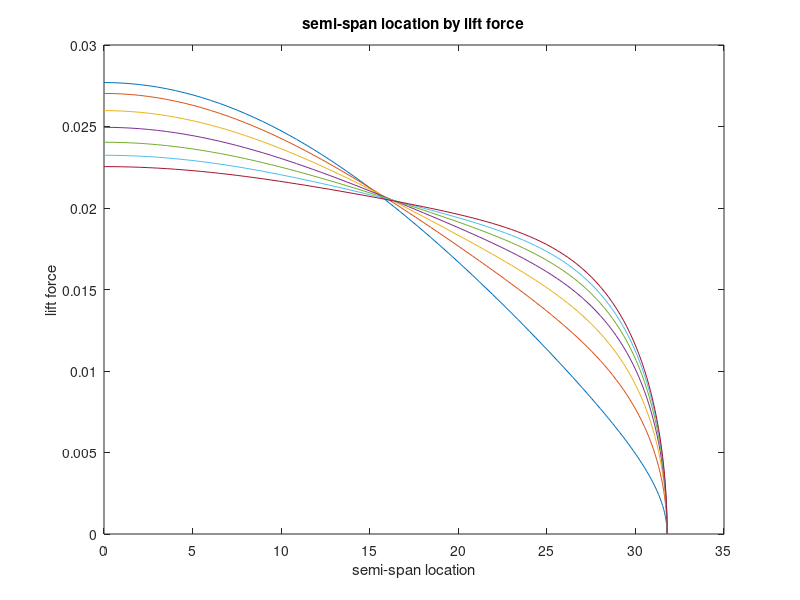
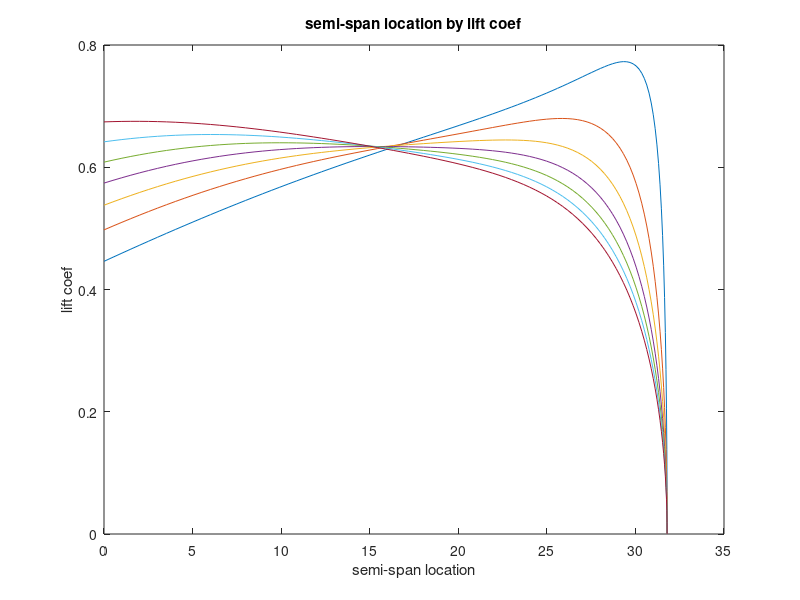

Write the MATLAB code that produced these figures, in order.
clear, clc
% Jeffery Schons and Kevin Dale 
speed=590;
density=0.002376;
%pi=4*atan(1.0);
%angle_of_chord=22.4;
%theta_deg=angle_of_chord;
%theta_deg=input('input angle of chord');
%y=input('input distance chord tip from chord root');
%aspect ratio
Aratio=7.67;
%s=wing area
s=527;
%t is tao
t=.6;
%b=wing span
b=(Aratio*s)^(1/2);
%degrees to rad
%theta_rad=theta_deg*pi/180;
alpha_bar=(5*pi)/180;
alpha0=-(2*pi)/180;
%fprintf('Aspect Ratio: %g \n',Aratio)
%fprintf('Wing Area: %g \n',s)
%fprintf('tao: %g \n',t)
%fprintf('Wing Span: %g \n',b)
%fprintf('Chord Root: %g \n',Croot)
%fprintf('Chord Tip: %g \n',Ctip)
%fprintf('Chord at y: %g \n',Cy)
%fprintf('pi: %g \n',pi)

for j=0:6
t=0.05+.15*j; 
Croot=(2*s)/(b*(1+t));
Ctip= (t * Croot);


%A1*P1+A2*P2+A3*P3=Q finding A1,A2,A3

for i=1:3
    theta_deg=22.5*i;
    theta_rad=theta_deg*pi/180; 
    
    y=.5*b*cos(theta_rad);
 
    Cy=(2*y*(Ctip-Croot))./(b)+Croot;
    
    P1=sin(theta_rad)+((2*pi*Cy)/(4*b));
    P3=sin(3*theta_rad)+(((2*pi*Cy)/(4*b))*((3*sin(3*theta_rad))/(sin(theta_rad))));
    P5=sin(5*theta_rad)+(((2*pi*Cy)/(4*b))*((5*sin(5*theta_rad))/(sin(theta_rad))));
    Q=(.25*2*pi*Cy)/(b)*(alpha_bar-alpha0);
    M(i,1)=P1;
    M(i,2)=P3;
    M(i,3)=P5;
    U(i)=Q;
end
A=M\U';

theta_deg_plot=linspace(0,90);
theta_rad_plot=theta_deg_plot*pi/180;

y=.5*b*cos(theta_rad_plot);
Croot=(2*s)/(b*(1+t));
Ctip=(t * Croot);
%chord at y
Cy=(2*y*(Ctip-Croot))./(b)+Croot;

%lift_coef=pi*Aratio*A(1,1);
%lift=0.5*density*speed*speed*s*lift_coef;
lift_force=A(1)*sin(theta_rad_plot)+A(2)*sin(3*theta_rad_plot)+A(3)*sin(5*theta_rad_plot);
lift_coef=(4*b*lift_force)./Cy;

%fprintf('lift: %g \n',lift_force)

figure (1)
plot(y,lift_force)
title ('semi-span location by lift force')
ylabel('lift force')
xlabel('semi-span location')
hold all
figure(2)
plot(y,lift_coef)
title ('semi-span location by lift coef')
ylabel('lift coef')
xlabel('semi-span location')
hold all
end
